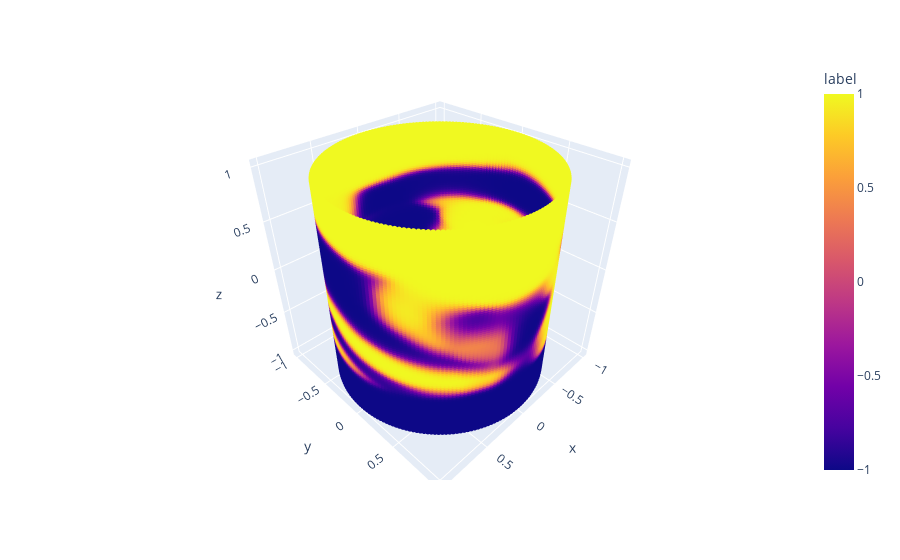

Source (notebook cell):
### Code cell
model.show_on_cylinder(prediction=output)

### Figure 1 — Plotly figure (JSON) as saved in the notebook; plotly's stock layout.template omitted (floating-point values rounded to 4 significant figures; data arrays with more than 128 entries replaced by an {"elided": "..."} marker saying what was removed)
{"data": [{"hovertemplate": "x=%{x}<br>y=%{y}<br>z=%{z}<br>label=%{marker.color}<extra></extra>", "legendgroup": "", "marker": {"color": {"elided": "20000 float values"}, "coloraxis": "coloraxis", "size": 2, "symbol": "circle"}, "mode": "markers", "name": "", "scene": "scene", "showlegend": false, "type": "scatter3d", "x": {"elided": "20000 float values"}, "y": {"elided": "20000 float values"}, "z": {"elided": "20000 float values"}}], "layout": {"coloraxis": {"colorbar": {"title": {"text": "label"}}, "colorscale": [[0, "#0d0887"], [0.1111, "#46039f"], [0.2222, "#7201a8"], [0.3333, "#9c179e"], [0.4444, "#bd3786"], [0.5556, "#d8576b"], [0.6667, "#ed7953"], [0.7778, "#fb9f3a"], [0.8889, "#fdca26"], [1, "#f0f921"]]}, "legend": {"tracegroupgap": 0}, "margin": {"t": 60}, "scene": {"domain": {"x": [0, 1], "y": [0, 1]}, "xaxis": {"title": {"text": "x"}}, "yaxis": {"title": {"text": "y"}}, "zaxis": {"title": {"text": "z"}}}}}
